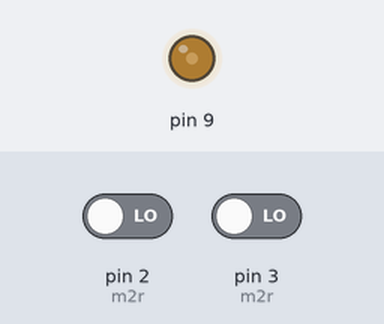
Recording of a sketch running on a simulated Arduino Uno, built with avr-gcc and run on an emulated ATmega328P. Shown: output pins drawn as LEDs (lit = HIGH). The inputs (shaded band) are chosen by the test bench; at power-on: pin 2 (m2r) LOW, pin 3 (m2r) LOW. What the sketch prints to the serial monitor is not drawn.

Above: at 1.2 s.
1.3 s: pin 2 (m2r) driven HIGH
Timing chart, 0 to 4.3 s (numbered marks = the images above; inputs shaded):
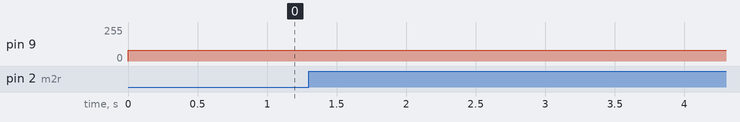

The sketch:

lectura_encoder_interrupcion_motorDME34B.ino
```cpp
#define ppv 320.0

int encoder1=0;//Analogico 1
int encoder2=0;//Analogico 0
int cambio=0;
int dir=0;
///////////////////////////////////////////
unsigned long startTime;
unsigned long elapsedTime;
unsigned long oldTime;
float velocidad =0;
long contador = 0;

void setup() {
  // initialize both serial ports:
  Serial.begin(115200);
 //pines motor
  pinMode(2, INPUT);   //m2r
  pinMode(3, INPUT);   //m2r
  //attachInterrupt(0, blink, CHANGE); //pin2
  attachInterrupt(0, blink, RISING); //pin2
  elapsedTime = 0;//para la velocidad inicial = 0
}

void loop() {

// Serial.println(encoder1);
  if((micros() - oldTime)>100000) {
    elapsedTime = 0;
    velocidad = 0;
  }
  if(elapsedTime != 0){
    velocidad   = 60000000.0/(elapsedTime*ppv);
   }

  Serial.print(velocidad);
  Serial.print(" RPM   ");
  Serial.println(contador);
  analogWrite(9,80);
}

void blink()
{

  elapsedTime = micros() - oldTime;
  oldTime = micros();
  if(digitalRead(3)==1)
  contador++;
  else contador--;
}
```
